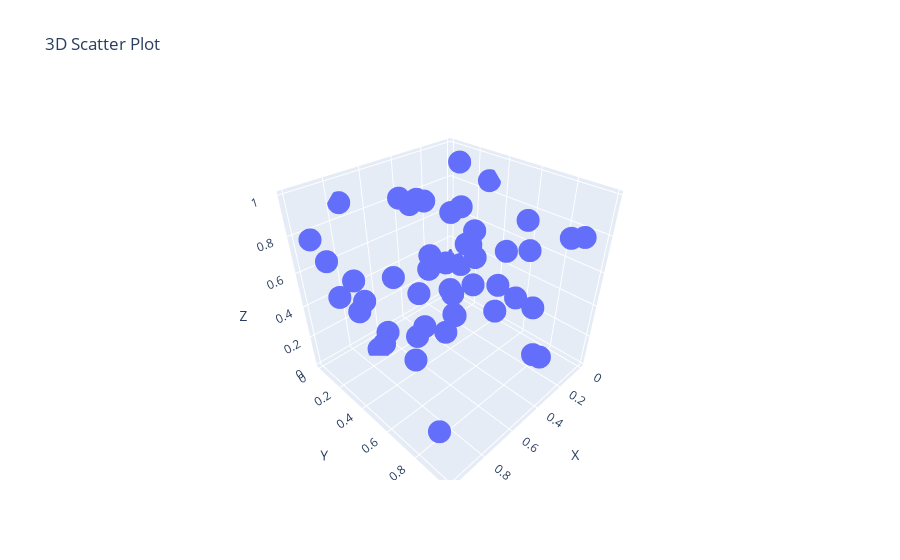

Write notebook code for a chart like this one.
### Code cell
'''  13. Create a 3D scatter plot using Plotly? '''
import plotly.express as px
import pandas as pd
import numpy as np

# Sample data
df = pd.DataFrame({
    'X': np.random.rand(50),
    'Y': np.random.rand(50),
    'Z': np.random.rand(50)
})

# Create 3D scatter plot
fig = px.scatter_3d(df, x='X', y='Y', z='Z', title="3D Scatter Plot")
fig.show()
